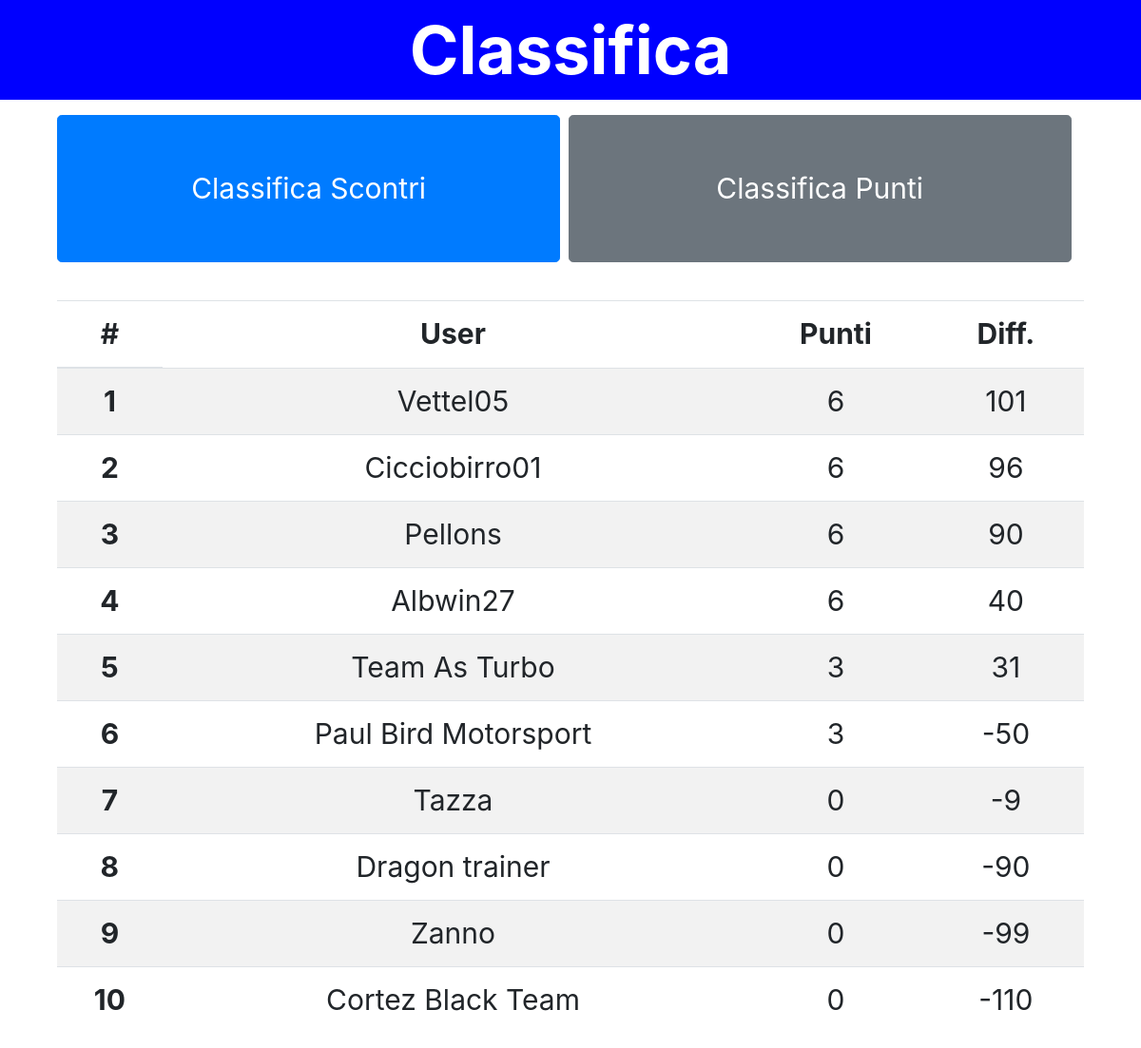
/fantamoto/classifica_scontri (signed in), run on the app's committed database.
### fantamotori/models.py (models this page shows)
class Moto_punti(models.Model):
    p_scontri = models.IntegerField(default="0")
    p_generali = models.IntegerField(default="0")
    differenza = models.IntegerField(default="0")
    username = models.TextField(default="a")
    utente = models.ForeignKey(User, on_delete=models.PROTECT, default="1")

### fantamotori/views.py (the view)
# urls.py: path("fantamoto/classifica_scontri", views.moto_classscontri, name="fantamoto/classifica_scontri"),
@login_required
def moto_classscontri(request):
    ranking = Moto_punti.objects.order_by("-p_scontri", "-differenza")
    return render(request, "fantamoto/classifica_scontri.html", {
        "ranking": ranking
    })

### fantamotori/templates/fantamoto/classifica_scontri.html (shortened to what this page needs)
{% extends "layout.html" %}
{% block body %}
<div style="background-color: blue;">
  <p class="titoloscelta toppagina">Classifica</p>
</div>
<div class="imppagina">
  <button style="width:49%" class="btn btn-primary btn-lg">Classifica Scontri</button>
  <a style="width:49%" href="classifica_punti" class="btn btn-secondary btn-lg">Classifica Punti</a>
  <table class="table table-striped" style="margin-top: 5vh;">
    <thead>
      <tr style="text-align: center;">
        <th scope="row">#</th>
        <td style="font-weight:bold">User</td>
        <td style="font-weight:bold">Punti</td>
        <td style="font-weight:bold">Diff.</td>
      </tr>
    </thead>
    <tbody style="text-align: center;">
      {% for rank in ranking %}
      <tr>
        <th scope="row">{{ forloop.counter }}</th>
        <td>{{ rank.username }}</td>
        <td>{{ rank.p_scontri }}</td>
        <td>{{ rank.differenza }}</td>
      </tr>
      {% endfor %}
    </tbody>
  </table>
</div>
{% endblock %}

### fantamotori/static/styles.css (style rules this page uses)
.body { margin: auto; font-size: 30px; }
.titoloscelta { font-size: 70px; font-weight: bold; }
.toppagina { color: white; text-align: center; }
.imppagina { width: 90%; margin: auto; }
a.btn-lg { padding: 5%; font-size: 30px; }
button.btn-lg { padding: 5%; font-size: 30px; }

### data on the page
Moto_punti: username "Vettel05", p_scontri "6", differenza "101"
Moto_punti: username "Cicciobirro01", p_scontri "6", differenza "96"
Moto_punti: username "Pellons", p_scontri "6", differenza "90"
Moto_punti: username "Albwin27", p_scontri "6", differenza "40"
Moto_punti: username "Team As Turbo", p_scontri "3", differenza "31"
Moto_punti: username "Paul Bird Motorsport", p_scontri "3", differenza "-50"
Moto_punti: username "Tazza", p_scontri "0", differenza "-9"
Moto_punti: username "Dragon trainer", p_scontri "0", differenza "-90"
Moto_punti: username "Zanno", p_scontri "0", differenza "-99"
Moto_punti: username "Cortez Black Team", p_scontri "0", differenza "-110"
